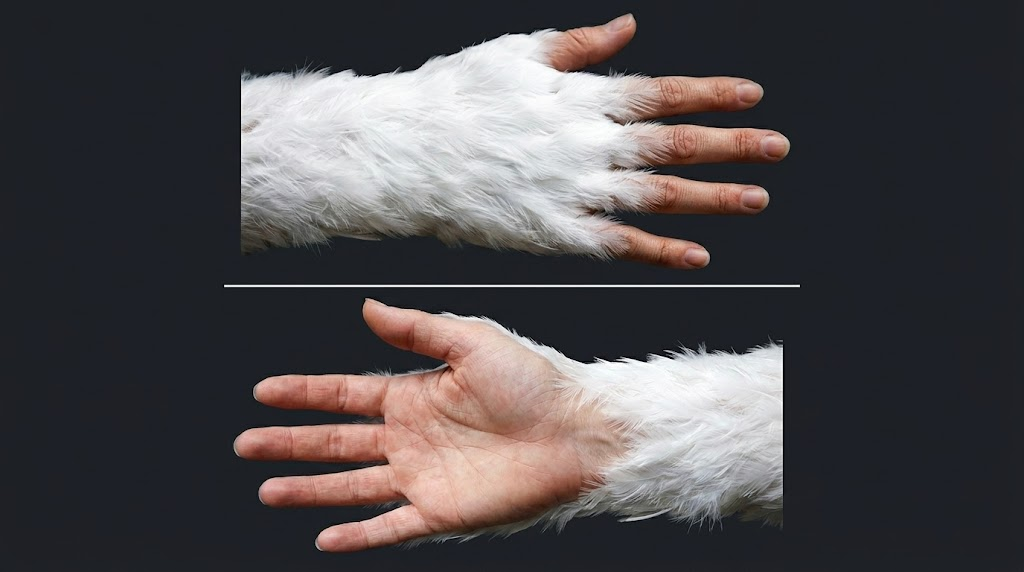
#> input picture INPUT/hand.jpg, 1024 x 572 px
$ python -i social.py   (imports and definitions only)
#> lines starting #> are read from the running program, lines starting #| are printed output that depends on the picture
from __future__ import annotations

from dataclasses import dataclass
from pathlib import Path
from typing import Any, Iterable

from PIL import Image, ImageFilter, ImageStat


@dataclass(frozen=True)
class SocialProfile:
    name: str
    width: int
    height: int
    bitrate: str = "8M"


PROFILES = {
    "master": SocialProfile("master", 1920, 1080, "12M"),
    "youtube": SocialProfile("youtube", 1920, 1080, "10M"),
    "vertical": SocialProfile("vertical", 1080, 1920, "8M"),
    "shorts": SocialProfile("shorts", 1080, 1920, "8M"),
    "reels": SocialProfile("reels", 1080, 1920, "8M"),
    "square": SocialProfile("square", 1080, 1080, "8M"),
}


def profile_for(name: str) -> SocialProfile:
    key = (name or "youtube").strip().lower()
    if key not in PROFILES:
        raise ValueError(f"Neznámý social profil: {name}")
    return PROFILES[key]


def social_export_command(source: Path, output: Path, profile: SocialProfile) -> list[str]:
    vf = f"scale={profile.width}:{profile.height}:force_original_aspect_ratio=increase,crop={profile.width}:{profile.height},setsar=1,fps=30,format=yuv420p"
    return ["ffmpeg", "-hide_banner", "-y", "-i", str(source), "-vf", vf, "-c:v", "libx264", "-preset", "slow", "-crf", "19", "-b:v", profile.bitrate, "-c:a", "aac", "-b:a", "192k", "-ar", "48000", "-ac", "2", "-movflags", "+faststart", str(output)]


def thumbnail_command(source: Path, output: Path, time_sec: float, width: int = 1280, height: int = 720) -> list[str]:
    return ["ffmpeg", "-hide_banner", "-y", "-ss", f"{max(0.0, float(time_sec)):.3f}", "-i", str(source), "-frames:v", "1", "-vf", f"scale={width}:{height}:force_original_aspect_ratio=increase,crop={width}:{height},format=yuv420p", "-q:v", "2", str(output)]


def _bounded(value: float) -> float:
    return max(0.0, min(1.0, float(value)))


def analyze_thumbnail_image(path: Path) -> dict[str, float | bool | str]:
    """Vypočítá deterministické obrazové metriky pro výběr thumbnailu."""
#> called with path = '../INPUT/hand.jpg'
    try:
        with Image.open(path) as original:
#> original is the input picture: PIL image 1024x572 RGB; mean R, G, B 78, 74.1, 76.4
            image = original.convert("L").resize((min(640, original.width), min(360, original.height)))
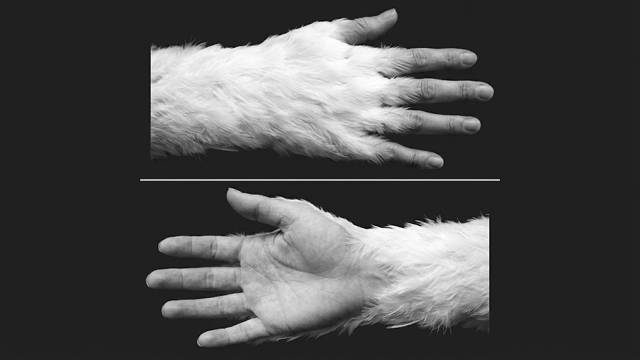
#> image: PIL image 640x360 L; min 2, max 255, mean 75.6
            pixels = list(image.getdata())
#> pixels = 230400 items
            if not pixels:
                raise ValueError("prázdný obraz")
            stats = ImageStat.Stat(image)
            mean = stats.mean[0] / 255.0
#> mean = 0.296
            variance = stats.var[0] / (255.0 * 255.0)
#> variance = 0.0792
            edges = image.filter(ImageFilter.FIND_EDGES)
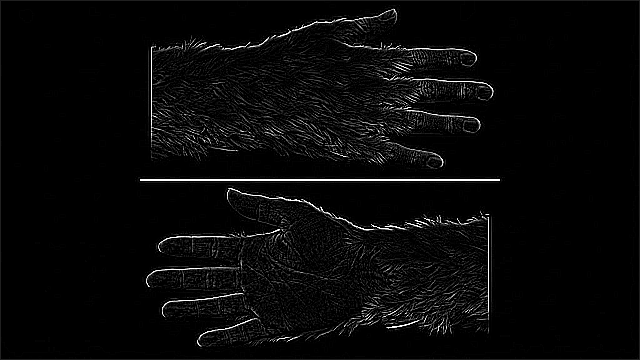
#> edges: PIL image 640x360 L; min 0, max 255, mean 8.5
            edge_mean = ImageStat.Stat(edges).mean[0] / 255.0
#> edge_mean = 0.0334
            dark_ratio = sum(1 for value in pixels if value < 12) / len(pixels)
#> dark_ratio = 0.000286
            contrast = _bounded((max(pixels) - min(pixels)) / 255.0)
#> contrast = 0.992
            # Obsahová aktivita je konzervativní proxy pro thumbnail bez tvrzení o detekci osoby.
            activity = _bounded(0.55 * contrast + 0.45 * edge_mean)
#> activity = 0.561
            return {"valid": True, "brightness": round(mean, 6), "sharpness": round(_bounded(0.7 * edge_mean + 0.3 * min(1.0, variance * 8)), 6), "black_ratio": round(dark_ratio, 6), "contrast": round(contrast, 6), "subject_score": round(activity, 6)}
    except (OSError, ValueError, TypeError):
        return {"valid": False, "brightness": 0.0, "sharpness": 0.0, "black_ratio": 1.0, "contrast": 0.0, "subject_score": 0.0}


def thumbnail_score(sample: dict[str, Any]) -> float:
    sharpness = _bounded(sample.get("sharpness", 0.0))
    brightness = _bounded(sample.get("brightness", 0.0))
    subject = _bounded(sample.get("subject_score", 0.0))
    black = _bounded(sample.get("black_ratio", 1.0))
    contrast = _bounded(sample.get("contrast", 0.0))
    # Preferuj čitelné, ostré a kontrastní snímky; příliš tmavé nebo přepálené snímky penalizuj.
    exposure = 1.0 - min(1.0, abs(brightness - 0.55) / 0.55)
    return round(0.35 * sharpness + 0.25 * subject + 0.15 * contrast + 0.15 * exposure + 0.10 * (1.0 - black), 6)


def rank_thumbnail_candidates(samples: Iterable[dict[str, Any]]) -> list[dict[str, Any]]:
    ranked = []
    for sample in samples:
        item = dict(sample)
        if item.get("path") and not {"brightness", "sharpness", "black_ratio", "contrast", "subject_score"}.issubset(item):
            item.update(analyze_thumbnail_image(Path(str(item["path"]))))
        item["score"] = thumbnail_score(item)
        ranked.append(item)
    return sorted(ranked, key=lambda item: (-item["score"], float(item.get("time_sec", 0.0))))


__all__ = ["SocialProfile", "PROFILES", "profile_for", "social_export_command", "thumbnail_command", "analyze_thumbnail_image", "thumbnail_score", "rank_thumbnail_candidates"]

>>> result = analyze_thumbnail_image('../INPUT/hand.jpg')
#> result = {'valid': True, 'brightness': 0.296, 'sharpness': 0.214, 'black_ratio': 0.000286, 'contrast': 0.992, 'subject_score': 0.561}
